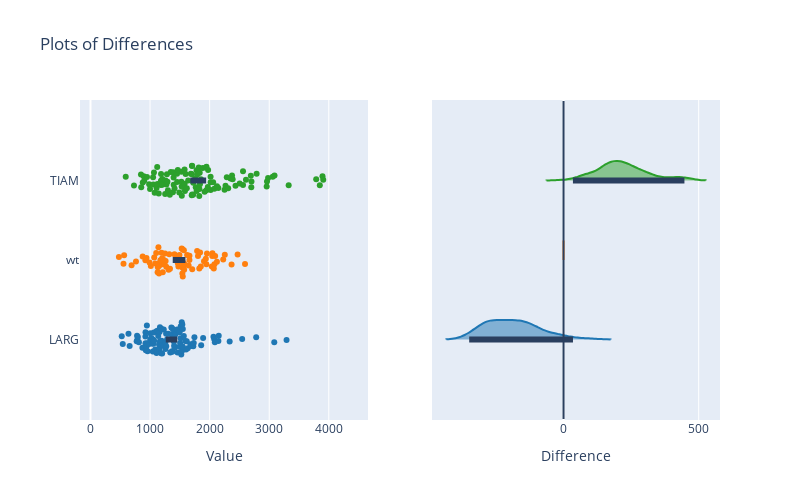

The cell this chart's notebook holds for it:
### Code cell
# def plots_of_differences_plotly(df,factor='Value', ctl_label = 'wt'):
    
#     '''
#     A function to create the plots of differences plots with bootstrapping CIs on sample data. 
#     Based on the method and code from Joachim Goedhart doi: https://doi.org/10.1101/578575
#         https://www.biorxiv.org/content/10.1101/578575v1.full.pdf+html
#         and related coe in R: 
#         https://github.com/JoachimGoedhart/PlotsOfDifferences/blob/master/app.R
#     '''
    
    
#     # Define default colors to use:
#     colors = [
#         '#1f77b4',  # muted blue
#         '#ff7f0e',  # safety orange
#         '#2ca02c',  # cooked asparagus green
#         '#d62728',  # brick red
#         '#9467bd',  # muted purple
#         '#8c564b',  # chestnut brown
#         '#e377c2',  # raspberry yogurt pink
#         '#7f7f7f',  # middle gray
#         '#bcbd22',  # curry yellow-green
#         '#17becf'   # blue-teal
#     ]
    
#     fig = make_subplots(rows=1, cols=2, shared_yaxes=True)

#     # Get the control bootstrap

#     ctl_bootstrap = bootstrap_sample(df[factor][df['Condition'] == ctl_label])

#     # Store the calculated CIs in a list of shapes to add to the plot using shape in update layout.
#     shape_list = []    

#     for i in range(0,len(pd.unique(df['Condition']))):

#         fig.add_trace(go.Violin(
#                                 # Select the subset of the dataframe we need by chaining another [] as condition to plot the susbset of the dataframe. 
#                                 x=df[factor][df['Condition'] == pd.unique(df['Condition'])[i]],
#                                 y=df['Condition'][df['Condition'] == pd.unique(df['Condition'])[i]],    

#                                 line={
#                                     'width': 0
#                                 },

#                                 points="all",
#                                 pointpos=0,
#                                 marker={
#                                      'color': colors[i]#'black' #diff_df['Value'].values
#                                      #'color': colors[np.where(cond_list == diff_df['Condition'])[0]]
#                                 },
#                                 orientation="h",
#                                 jitter=1,
#                                 fillcolor='rgba(0,0,0,0)',
#                                ),

#                                 row=1, col=1)

#         # Use the ctl_bootstrap if we're now on that condition, otherwise will create a new bootstrap sample that won't be the same.
#         if(pd.unique(df['Condition'])[i] == ctl_label):
#             bootstrap = ctl_bootstrap
#         else:
#             bootstrap = bootstrap_sample(df[factor][df['Condition'] == pd.unique(df['Condition'])[i]])

#         difference = bootstrap - ctl_bootstrap

#         # Calculate the confidence interval
#         sample = df[factor][df['Condition'] == pd.unique(df['Condition'])[i]]
#         raw_ci = st.t.interval(0.95, len(sample)-1, loc=np.mean(sample), scale=st.sem(sample))
#         diff_ci = np.percentile(difference, [2.5,97.5])

#         fig.add_trace(go.Violin(
#                                 # Select the subset of the dataframe we need by chaining another [] as condition to plot the susbset of the dataframe. 
#                                 x=difference,
#                                 y=df['Condition'][df['Condition'] == pd.unique(df['Condition'])[i]],    

#                                 side="positive",
#                                 orientation="h",
#                                 points=False,
#                                 line_color = colors[i] #'black'
#                                ), 
#                                 row=1, col=2)

#         # Add CI to shape list WITHIN the  loop through conditions

#         # Add raw CI to the list of dicts
#         shape_list.append(dict(type="line", xref="x1", yref="y1",
#                                  x0=raw_ci[0], y0=i, x1=raw_ci[1], y1=i, line_width=6))
#         # Add diff CI to the list of dicts
#         shape_list.append(dict(type="line", xref="x2", yref="y2",
#                                  x0=diff_ci[0], y0=i, x1=diff_ci[1], y1=i, line_width=6))


#     shape_list.append(dict(type="line", xref="x2", yref="y2",x0=0, y0=-1, x1=0, y1=3, line_width=2)) # Thick line at x=0 for the difference plot

#     fig.update_layout(height=500, width=800,showlegend=False,
#                       title_text="Plots of Differences",
#                       shapes=shape_list # Accepts a list of dicts.
#                      )
#     fig.update_xaxes(title_text=factor, row=1, col=1)
#     fig.update_xaxes(title_text="Difference", row=1, col=2)
#     fig.show()
    
    
    
# # Test it:
# diff_df = pd.read_csv('PlotsOfDiffs_Tidy.csv')
# plots_of_differences_plotly(diff_df)

### Figure 1 — Plotly figure (JSON) as saved in the notebook; plotly's stock layout.template omitted (floating-point values rounded to 4 significant figures; data arrays with more than 128 entries replaced by an {"elided": "..."} marker saying what was removed)
{"data": [{"fillcolor": "rgba(0,0,0,0)", "jitter": 1, "line": {"width": 0}, "marker": {"color": "#1f77b4"}, "orientation": "h", "pointpos": 0, "points": "all", "type": "violin", "x": [1064.0, 1374.0, 1358.0, 1228.0, 1271.0, 1285.0, 1532.0, 1269.0, 1256.0, 1744.0, 1055.0, 1166.0, 775.4, 542.0, 1399.0, 795.0, 1689.0, 921.9, 1338.0, 1358.0, 1046.0, 1403.0, 1567.0, 1108.0, 1166.0, 1370.0, 1413.0, 1461.0, 1258.0, 1203.0, 1548.0, 2076.0, 812.9, 983.8, 637.7, 958.5, 946.4, 781.7, 787.5, 1427.0, 2087.0, 1504.0, 1137.0, 1513.0, 923.5, 955.6, 1108.0, 1002.0, 1193.0, 1515.0, 1034.0, 1524.0, 1196.0, 1021.0, 1677.0, 1541.0, 1535.0, 1616.0, 1117.0, 2336.0, 1151.0, 1127.0, 940.2, 923.1, 871.5, 1454.0, 1593.0, 1369.0, 1725.0, 2152.0, 657.3, 1190.0, 2781.0, 1050.0, 1891.0, 2147.0, 3085.0, 1068.0, 1160.0, 1550.0, 1633.0, 1733.0, 1858.0, 1495.0, 1186.0, 1605.0, 524.6, 2065.0, 1087.0, 3291.0, 2546.0, 1005.0, 928.9, 1404, 1156.0, 1230.0, 1496.0, 1304.0, 1406.0], "xaxis": "x", "y": ["LARG", "LARG", "LARG", "LARG", "LARG", "LARG", "LARG", "LARG", "LARG", "LARG", "LARG", "LARG", "LARG", "LARG", "LARG", "LARG", "LARG", "LARG", "LARG", "LARG", "LARG", "LARG", "LARG", "LARG", "LARG", "LARG", "LARG", "LARG", "LARG", "LARG", "LARG", "LARG", "LARG", "LARG", "LARG", "LARG", "LARG", "LARG", "LARG", "LARG", "LARG", "LARG", "LARG", "LARG", "LARG", "LARG", "LARG", "LARG", "LARG", "LARG", "LARG", "LARG", "LARG", "LARG", "LARG", "LARG", "LARG", "LARG", "LARG", "LARG", "LARG", "LARG", "LARG", "LARG", "LARG", "LARG", "LARG", "LARG", "LARG", "LARG", "LARG", "LARG", "LARG", "LARG", "LARG", "LARG", "LARG", "LARG", "LARG", "LARG", "LARG", "LARG", "LARG", "LARG", "LARG", "LARG", "LARG", "LARG", "LARG", "LARG", "LARG", "LARG", "LARG", "LARG", "LARG", "LARG", "LARG", "LARG", "LARG"], "yaxis": "y"}, {"line": {"color": "#1f77b4"}, "orientation": "h", "points": false, "side": "positive", "type": "violin", "x": {"elided": "1000 float values"}, "xaxis": "x2", "y": ["LARG", "LARG", "LARG", "LARG", "LARG", "LARG", "LARG", "LARG", "LARG", "LARG", "LARG", "LARG", "LARG", "LARG", "LARG", "LARG", "LARG", "LARG", "LARG", "LARG", "LARG", "LARG", "LARG", "LARG", "LARG", "LARG", "LARG", "LARG", "LARG", "LARG", "LARG", "LARG", "LARG", "LARG", "LARG", "LARG", "LARG", "LARG", "LARG", "LARG", "LARG", "LARG", "LARG", "LARG", "LARG", "LARG", "LARG", "LARG", "LARG", "LARG", "LARG", "LARG", "LARG", "LARG", "LARG", "LARG", "LARG", "LARG", "LARG", "LARG", "LARG", "LARG", "LARG", "LARG", "LARG", "LARG", "LARG", "LARG", "LARG", "LARG", "LARG", "LARG", "LARG", "LARG", "LARG", "LARG", "LARG", "LARG", "LARG", "LARG", "LARG", "LARG", "LARG", "LARG", "LARG", "LARG", "LARG", "LARG", "LARG", "LARG", "LARG", "LARG", "LARG", "LARG", "LARG", "LARG", "LARG", "LARG", "LARG"], "yaxis": "y2"}, {"fillcolor": "rgba(0,0,0,0)", "jitter": 1, "line": {"width": 0}, "marker": {"color": "#ff7f0e"}, "orientation": "h", "pointpos": 0, "points": "all", "type": "violin", "x": [1571.0, 1946.0, 1087.0, 1323.0, 1543.0, 1127.0, 1542.0, 2228.0, 1661.0, 1572.0, 1840.0, 1194.0, 1805.0, 1173.0, 2368.0, 2122.0, 1272.0, 477.2, 875.7, 1250.0, 1458.0, 1567.0, 1565.0, 1240.0, 1622.0, 1131.0, 564.5, 1955.0, 1826.0, 1707.0, 1476.0, 554.1, 1531.0, 2081.0, 2043.0, 1231.0, 1070.0, 1545.0, 1312.0, 1213.0, 921.4, 940.6, 1103.0, 1154.0, 1203.0, 1493.0, 1151.0, 1140.0, 2037.0, 2469.0, 1261.0, 1013.0, 689.7, 2254.0, 2594.0, 1334.0, 1936.0, 1205.0, 1906.0, 1852.0, 1466.0, 2070.0, 1647.0, 990.9, 763.4, 1409.0, 2047.0, 1549.0, 1525.0, 1661.0, 1145.0, 1546.0, 2092.0, 1790.0], "xaxis": "x", "y": ["wt", "wt", "wt", "wt", "wt", "wt", "wt", "wt", "wt", "wt", "wt", "wt", "wt", "wt", "wt", "wt", "wt", "wt", "wt", "wt", "wt", "wt", "wt", "wt", "wt", "wt", "wt", "wt", "wt", "wt", "wt", "wt", "wt", "wt", "wt", "wt", "wt", "wt", "wt", "wt", "wt", "wt", "wt", "wt", "wt", "wt", "wt", "wt", "wt", "wt", "wt", "wt", "wt", "wt", "wt", "wt", "wt", "wt", "wt", "wt", "wt", "wt", "wt", "wt", "wt", "wt", "wt", "wt", "wt", "wt", "wt", "wt", "wt", "wt"], "yaxis": "y"}, {"line": {"color": "#ff7f0e"}, "orientation": "h", "points": false, "side": "positive", "type": "violin", "x": {"elided": "1000 int values"}, "xaxis": "x2", "y": ["wt", "wt", "wt", "wt", "wt", "wt", "wt", "wt", "wt", "wt", "wt", "wt", "wt", "wt", "wt", "wt", "wt", "wt", "wt", "wt", "wt", "wt", "wt", "wt", "wt", "wt", "wt", "wt", "wt", "wt", "wt", "wt", "wt", "wt", "wt", "wt", "wt", "wt", "wt", "wt", "wt", "wt", "wt", "wt", "wt", "wt", "wt", "wt", "wt", "wt", "wt", "wt", "wt", "wt", "wt", "wt", "wt", "wt", "wt", "wt", "wt", "wt", "wt", "wt", "wt", "wt", "wt", "wt", "wt", "wt", "wt", "wt", "wt", "wt"], "yaxis": "y2"}, {"fillcolor": "rgba(0,0,0,0)", "jitter": 1, "line": {"width": 0}, "marker": {"color": "#2ca02c"}, "orientation": "h", "pointpos": 0, "points": "all", "type": "violin", "x": [3058.0, 1767.0, 1180.0, 3849.0, 1617.0, 1703.0, 2699.0, 2788.0, 1397.0, 3907.0, 2250.0, 893.6, 1124.0, 1260.0, 1548.0, 1491.0, 1205.0, 948.5, 1274.0, 1916.0, 1781.0, 847.4, 1120.0, 1253.0, 591.6, 999.6, 2017.0, 2079.0, 2146.0, 730.1, 1392.0, 2350.0, 1817.0, 1411.0, 1454.0, 1725.0, 877.3, 1146.0, 1826.0, 1833.0, 1054.0, 1580.0, 1970.0, 1854.0, 1723.0, 1331.0, 1884.0, 3789.0, 2963.0, 2560.0, 1947.0, 2692.0, 1597.0, 1699.0, 1639.0, 1944.0, 1936.0, 1348.0, 2122.0, 2376.0, 1466.0, 1185.0, 984.7, 1283.0, 2504.0, 1828.0, 1797.0, 1530.0, 1183.0, 1300, 1109.0, 1205.0, 1395.0, 902.7, 2957.0, 3894.0, 1291.0, 1704.0, 2560.0, 1384.0, 1837.0, 2059.0, 1756.0, 2311.0, 2386.0, 2702.0, 1685.0, 2016.0, 1974.0, 1706.0, 1526.0, 2266.0, 2434.0, 2288, 1452.0, 3326.0, 1707.0, 1524.0, 1581.0, 1077.0, 1533.0, 852.0, 1065.0, 1585.0, 1050.0, 3089.0, 1781.0, 2610.0, 2017.0, 2981.0], "xaxis": "x", "y": ["TIAM", "TIAM", "TIAM", "TIAM", "TIAM", "TIAM", "TIAM", "TIAM", "TIAM", "TIAM", "TIAM", "TIAM", "TIAM", "TIAM", "TIAM", "TIAM", "TIAM", "TIAM", "TIAM", "TIAM", "TIAM", "TIAM", "TIAM", "TIAM", "TIAM", "TIAM", "TIAM", "TIAM", "TIAM", "TIAM", "TIAM", "TIAM", "TIAM", "TIAM", "TIAM", "TIAM", "TIAM", "TIAM", "TIAM", "TIAM", "TIAM", "TIAM", "TIAM", "TIAM", "TIAM", "TIAM", "TIAM", "TIAM", "TIAM", "TIAM", "TIAM", "TIAM", "TIAM", "TIAM", "TIAM", "TIAM", "TIAM", "TIAM", "TIAM", "TIAM", "TIAM", "TIAM", "TIAM", "TIAM", "TIAM", "TIAM", "TIAM", "TIAM", "TIAM", "TIAM", "TIAM", "TIAM", "TIAM", "TIAM", "TIAM", "TIAM", "TIAM", "TIAM", "TIAM", "TIAM", "TIAM", "TIAM", "TIAM", "TIAM", "TIAM", "TIAM", "TIAM", "TIAM", "TIAM", "TIAM", "TIAM", "TIAM", "TIAM", "TIAM", "TIAM", "TIAM", "TIAM", "TIAM", "TIAM", "TIAM", "TIAM", "TIAM", "TIAM", "TIAM", "TIAM", "TIAM", "TIAM", "TIAM", "TIAM", "TIAM"], "yaxis": "y"}, {"line": {"color": "#2ca02c"}, "orientation": "h", "points": false, "side": "positive", "type": "violin", "x": {"elided": "1000 float values"}, "xaxis": "x2", "y": ["TIAM", "TIAM", "TIAM", "TIAM", "TIAM", "TIAM", "TIAM", "TIAM", "TIAM", "TIAM", "TIAM", "TIAM", "TIAM", "TIAM", "TIAM", "TIAM", "TIAM", "TIAM", "TIAM", "TIAM", "TIAM", "TIAM", "TIAM", "TIAM", "TIAM", "TIAM", "TIAM", "TIAM", "TIAM", "TIAM", "TIAM", "TIAM", "TIAM", "TIAM", "TIAM", "TIAM", "TIAM", "TIAM", "TIAM", "TIAM", "TIAM", "TIAM", "TIAM", "TIAM", "TIAM", "TIAM", "TIAM", "TIAM", "TIAM", "TIAM", "TIAM", "TIAM", "TIAM", "TIAM", "TIAM", "TIAM", "TIAM", "TIAM", "TIAM", "TIAM", "TIAM", "TIAM", "TIAM", "TIAM", "TIAM", "TIAM", "TIAM", "TIAM", "TIAM", "TIAM", "TIAM", "TIAM", "TIAM", "TIAM", "TIAM", "TIAM", "TIAM", "TIAM", "TIAM", "TIAM", "TIAM", "TIAM", "TIAM", "TIAM", "TIAM", "TIAM", "TIAM", "TIAM", "TIAM", "TIAM", "TIAM", "TIAM", "TIAM", "TIAM", "TIAM", "TIAM", "TIAM", "TIAM", "TIAM", "TIAM", "TIAM", "TIAM", "TIAM", "TIAM", "TIAM", "TIAM", "TIAM", "TIAM", "TIAM", "TIAM"], "yaxis": "y2"}], "layout": {"height": 500, "shapes": [{"line": {"width": 6}, "type": "line", "x0": 1264.0, "x1": 1458.0, "xref": "x", "y0": 0, "y1": 0, "yref": "y"}, {"line": {"width": 6}, "type": "line", "x0": -349.0, "x1": 34.94, "xref": "x2", "y0": 0, "y1": 0, "yref": "y2"}, {"line": {"width": 6}, "type": "line", "x0": 1380.0, "x1": 1593.0, "xref": "x", "y0": 1, "y1": 1, "yref": "y"}, {"line": {"width": 6}, "type": "line", "x0": 0, "x1": 0, "xref": "x2", "y0": 1, "y1": 1, "yref": "y2"}, {"line": {"width": 6}, "type": "line", "x0": 1675.0, "x1": 1941.0, "xref": "x", "y0": 2, "y1": 2, "yref": "y"}, {"line": {"width": 6}, "type": "line", "x0": 34.73, "x1": 447.3, "xref": "x2", "y0": 2, "y1": 2, "yref": "y2"}, {"line": {"width": 2}, "type": "line", "x0": 0, "x1": 0, "xref": "x2", "y0": -1, "y1": 3, "yref": "y2"}], "showlegend": false, "title": {"text": "Plots of Differences"}, "width": 800, "xaxis": {"anchor": "y", "domain": [0, 0.45], "title": {"text": "Value"}}, "xaxis2": {"anchor": "y2", "domain": [0.55, 1], "title": {"text": "Difference"}}, "yaxis": {"anchor": "x", "domain": [0, 1]}, "yaxis2": {"anchor": "x2", "domain": [0, 1], "matches": "y", "showticklabels": false}}}
